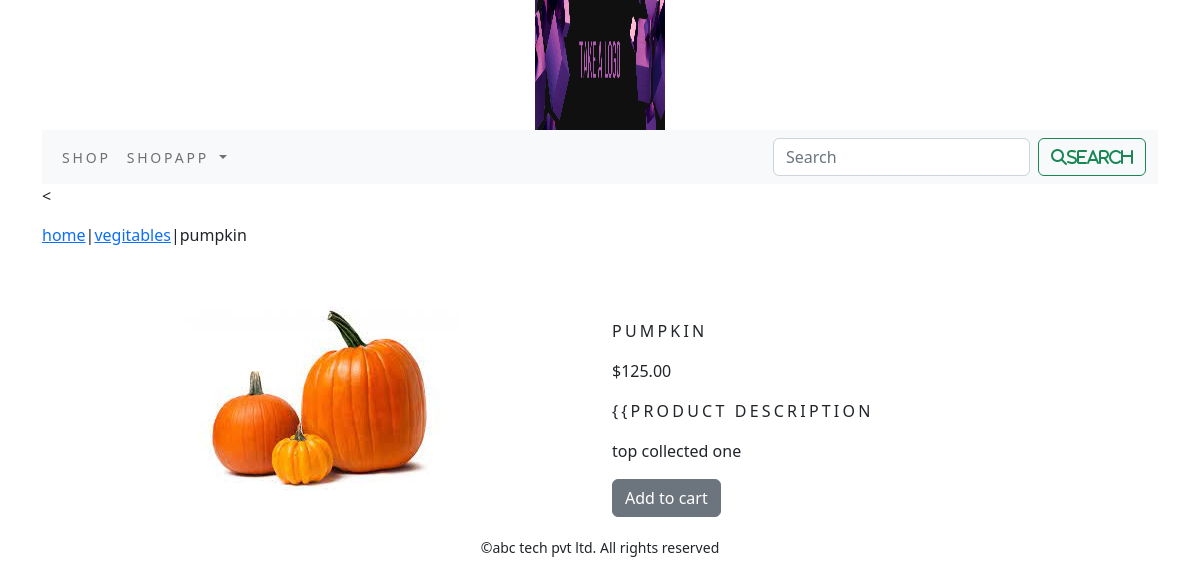
Page /shopapp/vegitables/pumpkin/ on the committed database.
### shopapp/models.py (models this page shows, shortened)
class Product(models.Model):
    name = models.CharField(max_length=250, unique=True)
    slug = models.SlugField(max_length=250, unique=True)
    description = models.TextField(blank=True)
    price = models.DecimalField(max_digits=10, decimal_places=2)
    category = models.ForeignKey(Category, on_delete=models.CASCADE)
    image = models.ImageField(upload_to='product', blank=True)
    stock = models.IntegerField()
    available = models.BooleanField(default=True)
    created = models.DateTimeField(auto_now_add=True)
    updated = models.DateTimeField(auto_now=True)
    class Meta:
        ordering = ('name',)
        verbose_name = 'product'
        verbose_name_plural = 'products'

class Category(models.Model):
    name = models.CharField(max_length=250, unique=True)
    slug = models.SlugField(max_length=250, unique=True)
    description = models.TextField(blank=True)
    image = models.ImageField(upload_to='category', blank=True)
    class Meta:
        ordering = ('name',)
        verbose_name = 'category'
        verbose_name_plural = 'categories'
    def get_url(self):
        return reverse('shopapp:products_by_category', args=[self.slug])
    def __str__(self):
        return '{}'.format(self.name)

### shopapp/views.py (the view)
# urls.py: path('<slug:c_slug>/<slug:product_slug>/', views.proDetail, name='prodCatDetail')
def proDetail(request, c_slug, product_slug):
    try:
        product = Product.objects.get(category__slug=c_slug, slug=product_slug)
    except Exception as e:
        raise e
    return render(request, 'product.html', {'product': product})

### cartapp/context_processors.py (called while the page is built)
def counter(request):
    item_count=0
    if 'admin' in request.path:
        return {}
    else:
        try:
            cart=Cart.objects.filter(cart_id=_cart_id(request))
            cart_items=CartItem.objects.all().filter(cart=cart[:1])
            for cat_item in cart_items:
                item_count += cat_item.quantity
        except Cart.DoesNotExist:
            item_count=0
        return dict(item_count=item_count)

### cartapp/views.py (called while the page is built)
def _cart_id(request):
    cart = request.session.session_key
    if not cart:
        cart = request.session.create()
    return cart

### shopapp/context_processors.py (called while the page is built)
def menu_links(request):
    links=Category.objects.all()
    return dict(links=links)

### templates/product.html (shortened to what this page needs)
{% extends 'base.html' %}
{% load static %}
{% block content %}
<<div class="row my_prod_row_class">
    <div class="mx-auto">
        <p> <a href="{% url 'shopapp:allProdCat' %}">home</a>|<a href="{{product.category.get_url}}">{{product.category}}</a>|{{product.name}}</p>
    </div>
</div>
<div class="container">
<br>
<div class="row">
    <div class="col-12 col-sm-12 col-md-12 col-lg-6 text-center">
        <div style="min-width:18rem">
            <img src="{{product.image.url}}" alt="{{product.name}}">
        </div>
    </div>
       <div class="col-12 col-sm-12 col-md-12 col-lg-6">
           <div>
           <h1 class="my_prod_title">{{product.name}}</h1>
           <p>${{product.price}}</p>
           <p class="my_title">{{product description</p>
           <p class="text-justify my_prod_text">{{product.description}}</p>
           {% if product.stock <= 0 %}
           <p class="text-justify my_prod_text"><b>out of stock</b></p>
           {% else %}
           <a class="btn btn-secondary" href="{% url 'cartapp:add_cart' product.id %}">Add to cart</a>
           {% endif %}
       </div>
    </div>
</div>
</div>
</div>
{% endblock %}

### static/css/custom.css (style rules this page uses)
body { font-family :'Roboto',sans-serif; }
.my_title { font-size:16px; text-transform:uppercase; letter-spacing:.2em; }
.my_prod_row_class { padding-top:15px; padding-bottom:20px; }
.my_prod_title { font-size:16px; text-transform:uppercase; letter-spacing:.2em; padding-top:15px; padding-bottom:10px; }
.my_prod_text { padding-right:15px; }

### rows in the picture
Product: category "vegitables", name "pumpkin", image (picture), name "PUMPKIN", price "125.00", description "top collected one"
